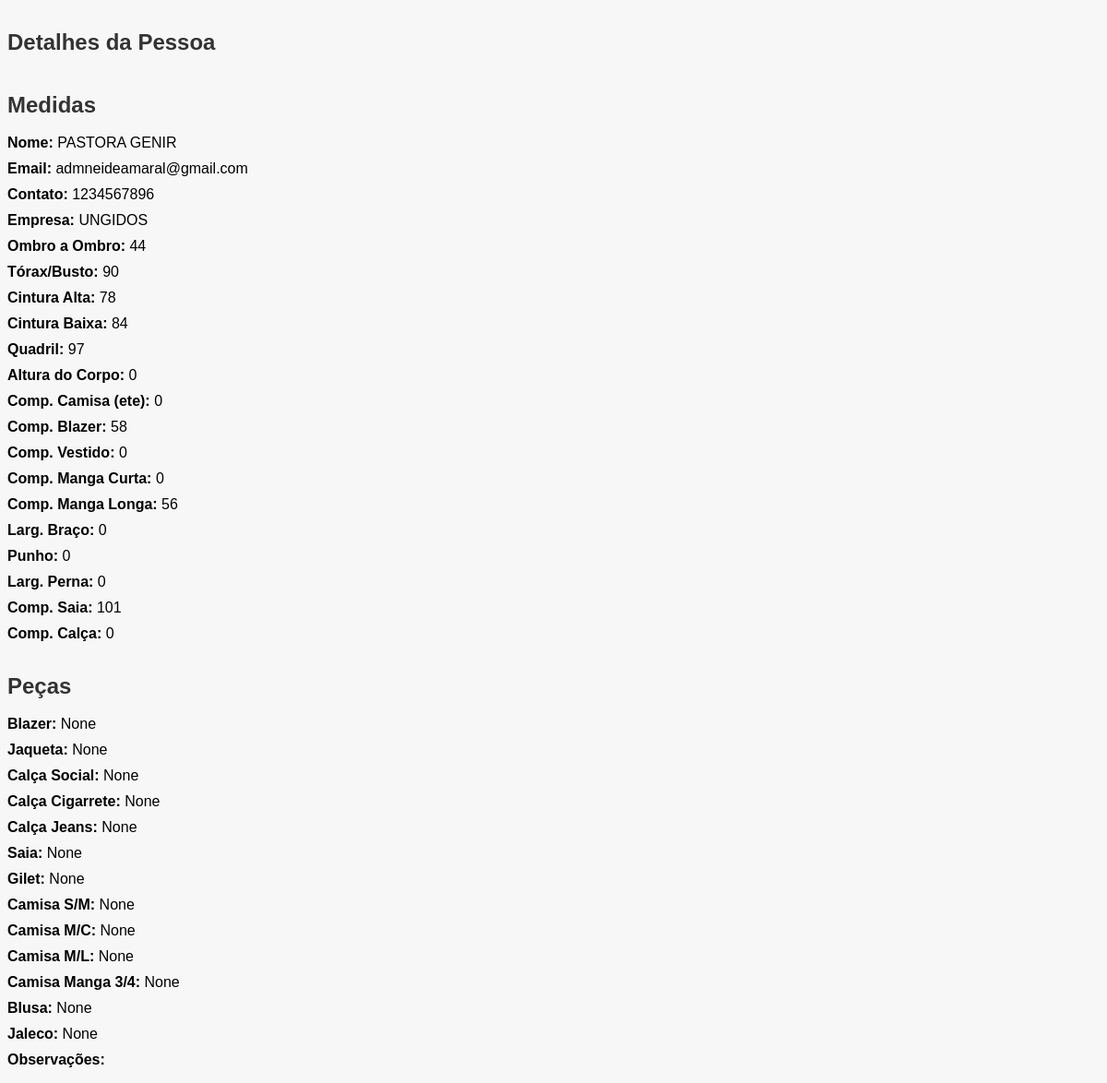
Screenshot of /pessoa/88/ (signed in) with the database file from the repository.
### app_medidas_clientes/models.py (models this page shows)
class Pessoa(models.Model):
    nome = models.CharField(max_length=100)
    email = models.EmailField()
    telefone_regex = RegexValidator(
        regex=r'^\+?1?\d{9,15}$',
        message="O número de telefone deve estar no formato: '+999999999'."
    )
    contato = models.CharField(validators=[telefone_regex], max_length=16)
    empresa = models.CharField(max_length=110)
    ombro_ombro = models.CharField(max_length=10, null=True, blank=True)
    torax_busto = models.CharField(max_length=10, null=True, blank=True)
    cintura_alta = models.CharField(max_length=10, null=True, blank=True)
    cintura_baixa = models.CharField(max_length=10, null=True, blank=True)
    quadril = models.CharField(max_length=10, null=True, blank=True)
    altura_corpo = models.CharField(max_length=10, null=True, blank=True)
    comp_camisa = models.CharField(max_length=10, null=True, blank=True)
    comp_blazer = models.CharField(max_length=10, null=True, blank=True)
    comp_vestido = models.CharField(max_length=10, null=True, blank=True)
    comp_manga_curta = models.CharField(max_length=10, null=True, blank=True)
    comp_manga_longa = models.CharField(max_length=10, null=True, blank=True)
    larg_braco = models.CharField(max_length=10, null=True, blank=True)
    punho = models.CharField(max_length=10, null=True, blank=True)
    larg_perna = models.CharField(max_length=10, null=True, blank=True)
    comp_saia = models.CharField(max_length=10, null=True, blank=True)
    comp_calca = models.CharField(max_length=10, null=True, blank=True)
    tamanho_blazer = models.CharField(max_length=10, null=True, blank=True)
    tamanho_jaqueta = models.CharField(max_length=10, null=True, blank=True)
    tamanho_calca_social = models.CharField(max_length=10, null=True, blank=True)
    tamanho_calca_cigarrete = models.CharField(max_length=10, null=True, blank=True)
    tamanho_calca_jeans = models.CharField(max_length=10, null=True, blank=True)
    tamanho_saia = models.CharField(max_length=10, null=True, blank=True)
    tamanho_gilet = models.CharField(max_length=10, null=True, blank=True)
    tamanho_camisa_sem_manga = models.CharField(max_length=10, null=True, blank=True)
    tamanho_camisa_manga_curta = models.CharField(max_length=10, null=True, blank=True)
    tamanho_camisa_manga_longa = models.CharField(max_length=10, null=True, blank=True)
    tamanho_camisa_manga_3_4 = models.CharField(max_length=10, null=True, blank=True)
    tamanho_blusa = models.CharField(max_length=10, null=True, blank=True)
    tamanho_jaleco = models.CharField(max_length=10, null=True, blank=True)
    observacao = models.TextField(blank=True)

### app_medidas_clientes/views.py (the view)
# urls.py: path('pessoa/<int:pessoa_id>/', views.exibir_pessoa, name='detalhes_pessoa'),
@login_required
def exibir_pessoa(request, pessoa_id):
    pessoa = get_object_or_404(Pessoa, id=pessoa_id)
    return render(request, 'exibir_pessoa.html', {'pessoa': pessoa})

### app_medidas_clientes/templates/exibir_pessoa.html (shortened to what this page needs)
{% load static %}
<!DOCTYPE html>
<html>
<head>
    <link rel="stylesheet" type="text/css" href="{% static 'app_medidas_clientes/busca.css' %}">
</head>
<body>
    {% block content %}
    {% if pessoa %}
        <h2>Detalhes da Pessoa</h2>
        <ul>
            <h2>Medidas</h2>
            <br>
            <li><strong>Nome:</strong> {{ pessoa.nome }}</li>
            <li><strong>Email:</strong> {{ pessoa.email }}</li>
            <li><strong>Contato:</strong> {{ pessoa.contato }}</li>
            <li><strong>Empresa:</strong> {{ pessoa.empresa }}</li>
            <li><strong>Ombro a Ombro:</strong> {{ pessoa.ombro_ombro }}</li>
            <li><strong>Tórax/Busto:</strong> {{ pessoa.torax_busto }}</li>
            <li><strong>Cintura Alta:</strong> {{ pessoa.cintura_alta }}</li>
            <li><strong>Cintura Baixa:</strong> {{ pessoa.cintura_baixa }}</li>
            <li><strong>Quadril:</strong> {{ pessoa.quadril }}</li>
            <li><strong>Altura do Corpo:</strong> {{ pessoa.altura_corpo }}</li>
            <li><strong>Comp. Camisa (ete):</strong> {{ pessoa.comp_camisa }}</li>
            <li><strong>Comp. Blazer:</strong> {{ pessoa.comp_blazer }}</li>
            <li><strong>Comp. Vestido:</strong> {{ pessoa.comp_vestido }}</li>
            <li><strong>Comp. Manga Curta:</strong> {{ pessoa.comp_manga_curta }}</li>
            <li><strong>Comp. Manga Longa:</strong> {{ pessoa.comp_manga_longa }}</li>
            <li><strong>Larg. Braço:</strong> {{ pessoa.larg_braco }}</li>
            <li><strong>Punho:</strong> {{ pessoa.punho }}</li>
            <li><strong>Larg. Perna:</strong> {{ pessoa.larg_perna }}</li>
            <li><strong>Comp. Saia:</strong> {{ pessoa.comp_saia }}</li>
            <li><strong>Comp. Calça:</strong> {{ pessoa.comp_calca }}</li>
            <h2>Peças</h2>
            <br>
            <li><strong>Blazer:</strong> {{ pessoa.tamanho_blazer }}</li>
            <li><strong>Jaqueta:</strong> {{ pessoa.tamanho_jaqueta }}</li>
            <li><strong>Calça Social:</strong> {{ pessoa.tamanho_calca_social }}</li>
            <li><strong>Calça Cigarrete:</strong> {{ pessoa.tamanho_calca_cigarrete }}</li>
            <li><strong>Calça Jeans:</strong> {{ pessoa.tamanho_calca_jeans }}</li>
            <li><strong>Saia:</strong> {{ pessoa.tamanho_saia }}</li>
            <li><strong>Gilet:</strong> {{ pessoa.tamanho_gilet }}</li>
            <li><strong>Camisa S/M:</strong> {{ pessoa.tamanho_camisa_sem_manga }}</li>
            <li><strong>Camisa M/C:</strong> {{ pessoa.tamanho_camisa_manga_curta }}</li>
            <li><strong>Camisa M/L:</strong> {{ pessoa.tamanho_camisa_manga_longa }}</li>
            <li><strong>Camisa Manga 3/4:</strong> {{ pessoa.tamanho_camisa_manga_3_4 }}</li>
            <li><strong>Blusa:</strong> {{ pessoa.tamanho_blusa }}</li>
            <li><strong>Jaleco:</strong> {{ pessoa.tamanho_jaleco }}</li>
            <li><strong>Observações:</strong> {{ pessoa.observacao }}</li>
        </ul>
    {% else %}
        <p>Pessoa não encontrada.</p>
    {% endif %}
    {% endblock %}
</body>
</html>

### app_medidas_clientes/static/app_medidas_clientes/busca.css (style rules this page uses)
body { font-family: Arial, sans-serif; background-color: #f7f7f7; }
h2, p { margin: 0; padding-top: 1em; color: #333; }
ul { list-style: none; padding: 0; }
li { margin-bottom: 10px; }

### app_medidas_clientes/templates/exibir_pessoa.html (style rules this page uses)
body { font-family: Arial, sans-serif; background-color: #f7f7f7; }
h2 { color: #333; }
ul { list-style: none; padding: 0; }
li { margin-bottom: 10px; }

### rows the page displays
Pessoa: nome "PASTORA GENIR", email "admneideamaral@gmail.com", contato "1234567896", empresa "UNGIDOS", ombro_ombro "44", torax_busto "90", cintura_alta "78", cintura_baixa "84", quadril "97", altura_corpo "0", comp_camisa "0", comp_blazer "58", comp_vestido "0", comp_manga_curta "0", comp_manga_longa "56", larg_braco "0", punho "0", larg_perna "0", comp_saia "101", comp_calca "0", tamanho_blazer "None", tamanho_jaqueta "None", tamanho_calca_social "None", tamanho_calca_cigarrete "None", tamanho_calca_jeans "None", tamanho_saia "None", tamanho_gilet "None", tamanho_camisa_sem_manga "None", tamanho_camisa_manga_curta "None", tamanho_camisa_manga_longa "None", tamanho_camisa_manga_3_4 "None", tamanho_blusa "None", tamanho_jaleco "None"
